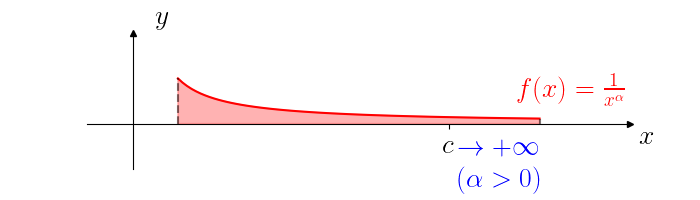

Write the Python code that produced this figure.
import matplotlib
import matplotlib.pyplot as plt
import numpy as np
from matplotlib.patches import Polygon

plt.rcParams['text.usetex'] = True #using latex
matplotlib.rcParams.update({'font.size': 20}) #font size

fig, ax = plt.subplots(figsize=(7, 2))

# Select length of axes and the space between tick labels
xmin, xmax, ymin, ymax = 0, 10, 0, 1
ticks_frequency = 1

# Set identical scales for both axes
ax.set(xlim=(xmin-1, xmax+1), ylim=(ymin-1, ymax+1), aspect='equal')

# Set bottom and left spines as x and y axes of coordinate system
ax.spines['bottom'].set_position('zero')
ax.spines['left'].set_position('zero')

# Remove top and right spines
ax.spines['top'].set_visible(False)
ax.spines['right'].set_visible(False)

# Create 'x' and 'y' labels placed at the end of the axes
ax.set_xlabel('$x$', labelpad=-24, x=1.03)
ax.set_ylabel('$y$', labelpad=-21, y=1.02, rotation=0)

# Create custom major ticks to determine position of tick labels
x_ticks = np.arange(xmin, xmax+1, ticks_frequency)
y_ticks = np.arange(ymin, ymax+1, ticks_frequency)
#ax.set_xticks(x_ticks[x_ticks != 0])
#ax.set_yticks(y_ticks[y_ticks != 0])

# Create minor ticks placed at each integer to enable drawing of minor grid
# lines: note that this has no effect in this example with ticks_frequency=1
#ax.set_xticks(np.arange(xmin, xmax+1), minor=True)
#ax.set_yticks(np.arange(ymin, ymax+1), minor=True)

# Draw major and minor grid lines
#ax.grid(which='both', color='grey', linewidth=1, linestyle='-', alpha=0.2)

# Draw arrows
arrow_fmt = dict(markersize=4, color='black', clip_on=False)
ax.plot((1), (0), marker='>', transform=ax.get_yaxis_transform(), **arrow_fmt)
ax.plot((0), (1), marker='^', transform=ax.get_xaxis_transform(), **arrow_fmt)

# Plot function
x = np.arange(1, xmax - 1 + 0.1, 0.1)
plt.plot(x, np.array(1/x), color='r')

# Draw lines connecting points to axes
ax.plot([1, 1], [0, 1], c='k', ls='--', lw=1.5, alpha=0.5)
ax.plot([9, 9], [0, 1/9], c='k', ls='--', lw=1.5, alpha=0.5)

# Use tex in labels
ax.set_xticks([7])
ax.set_xticklabels(["$c$"], color="k")
ax.set_yticks([])

# Add text
ax.text(7.2, -.7, r"$\rightarrow +\infty$", color='b')
ax.text(7.2, -1.4, r"$(\alpha > 0)$", color='b')
ax.text(8.5, 1/9 + .5, r"$f(x) = \frac{1}{x^\alpha}$", color='r')

# Draw integral area
ix = np.linspace(1, 9)
iy = 1/np.array(ix)
verts = [(1, 0), *zip(ix, iy), (9, 0)]
poly = Polygon(verts, color='r', alpha=0.3)
ax.add_patch(poly)

plt.show()
